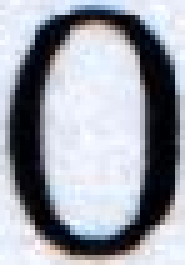
#> input picture train_images/0/part_1980.png, 37 x 53 px (shown 5 times larger)
$ python -i OCRmain.py   (imports and definitions only)   (Python 2 division)
#> lines starting #> are read from the running program, lines starting #| are printed output that depends on the picture; after the words box and inside, x2 and y2 are one past the last pixel; in counts of white or black regions, pixels touching at a corner belong together
#print 9
# -*- coding: utf-8 -*-
"""
Created on Mon Jun 29 11:36:22 2015
Project Malayalam OCR - Lekha
@author: james
"""
import cv2
import glob
import os
import shutil
from random import shuffle
import numpy as np
import itertools
from skimage import morphology

url='../samples/a4_14pt_300dpi.png'
BOX_SIZE = 128
stroke_width = 0
#classifier = cv2.KNearest()
# [1 line that did not run here, left out]
# [25 lines left out: function find_lines, not called in this run]
class Line:
	no_words = 0
	# [34 lines left out: functions __init__, find_words, not called in this run]

class Word:
	no_letters = 0
	def __init__(self,img):
		self.data = img
		self.char_list = find_lettes(img)

# [21 lines left out: function find_lettes, not called in this run]
class Letters:
	ratio = 0
	def __init__(self,char):
		self.data=char
#		self.feature=feature_hu(self.data.copy())
#		self.label=recognize(self.feature)
# [73 lines left out: functions preprocess, character_box, center_box, find_sw, not called in this run]
def find_feature(char):
	return zonewise_hu5(char)
#t_no = 0
def feature_hu(char):
	global kli
	contours, hierarchy = cv2.findContours(char,cv2.RETR_EXTERNAL,cv2.CHAIN_APPROX_SIMPLE)
	moments = [0,0,0,0,0,0]
	if(len(contours)==0):
		return moments
	X = [cv2.contourArea(C) for C in contours]
	t=[i for i in range (0,len(contours))]
	X,t = zip(*sorted(zip(X,t),reverse=True))
	cnt = contours[0]
	# [6 lines of commented-out code are left out]
	mom = cv2.HuMoments(cv2.moments(cnt))
	moments=mom[:-1]
	list = [m[0]for m in moments]
	return list
# [19 lines left out: function feature_hu2, not called in this run]

ter=0
# [29 lines left out: function zonewise_hu, not called in this run]

def zonewise_hu2(img):
	global ter
	contours, hierarchy = cv2.findContours(img.copy(),cv2.RETR_EXTERNAL,cv2.CHAIN_APPROX_SIMPLE)
	X = [cv2.contourArea(C) for C in contours]
	t=[i for i in range (0,len(contours))]
	X,t = zip(*sorted(zip(X,t),reverse=True))
	cnt = contours[t[0]]
	x,y,w,h=cv2.boundingRect(cnt)
	im = img[y-1:y+h+1,x-1:x+w+1]
	cv2.imwrite('zq2nd'+str(ter)+'.png',im)
	hight,width=im.shape
	box = img[0:1,0:1]
	box[0,0]=0
	box = cv2.resize(box,(width,hight))
	img4=[]
	[img4.append(box.copy())for i in range(0,4)]
	i=0
	for i in range (0,hight):
		j=(int)(i*width/hight)
		for k in range(0,width):
			if(k<j):
				img4[0][i,k]=im[i,k]
				img4[0][hight-i-1,k]=im[hight-i-1,k]
			elif(k>width-j):
				img4[2][i,k]=im[i,k]
				img4[2][hight-i-1,k]=im[hight-i-1,k]
			else:
				img4[1][i,k]=im[i,k]
				img4[3][hight-i-1,k]=im[hight-i-1,k]
		if (j>width/2):
			break
	i=0
	for img in img4:
		cv2.imwrite('zq2nd'+str(ter)+'_'+str(i)+'.png',img)
		i+=1
	ter+=1
	feature = []
	for img in img4:
		feature = feature+list(itertools.chain(feature_hu(img)))
	return feature
# [232 lines left out: functions zonewise_hu3, isjunction, isendpoint, zonewise_hu4, zonewise_hu5, zonewise_hu6 and 1 more, not called in this run]
# [1 line not run here, left out]
# [7 lines left out: function recognize, not called in this run]

label_uni = []
# [1 line not run here, left out]
# [165 lines left out: functions label_unicode, train, test, gen_train_sample, temp_feature, temp_fucn and 1 more, not called in this run]
#temp_inv_fucn()
url='../samples/Scans/scew2.jpg'
# [1 line not run here, left out]
# [1 line that did not run here, left out]
# [5 lines that did not run here, left out]
# [1 line that did not run here, left out]
# [1 line not run here, left out]
# [1 line that did not run here, left out]
# [1 line not run here, left out]
# [1 line that did not run here, left out]
# [1 line not run here, left out]
count=0
rotation=[]
# [19 lines not run here, left out]
# [1 line that did not run here, left out]
# [1 line not run here, left out]
# [1 line that did not run here, left out]
# [1 line that did not run here, left out]
# [1 line that did not run here, left out]
# [1 line not run here, left out]
# [187 lines of commented-out code are left out]

>>> import cv2
>>> picture = cv2.imread('train_images/0/part_1980.png', cv2.IMREAD_GRAYSCALE)
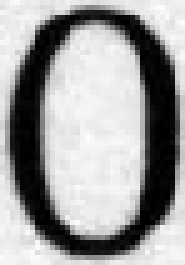
#> picture: shape (53, 37) (shown 5 times larger); min 0, max 253, mean 157.5
>>> result = zonewise_hu2(picture)
#> in zonewise_hu2, `contours, hierarchy = cv2.findContours(img.copy(),cv2.RETR_EXTERNAL,cv..`: contours = [[[0, 0], [0, 52], [36, 52], [36, 0]]]
#> in zonewise_hu2, `X = [cv2.contourArea(C) for C in contours]`: X = [1872]
#> in zonewise_hu2, `t=[i for i in range (0,len(contours))]`: t = [0]
#> in zonewise_hu2, `X,t = zip(*sorted(zip(X,t),reverse=True))`: X = (1872,); t = (0,)
#> in zonewise_hu2, `cnt = contours[t[0]]`: cnt = [[0, 0], [0, 52], [36, 52], [36, 0]]
#> in zonewise_hu2, `x,y,w,h=cv2.boundingRect(cnt)`: x = 0; w = 37; h = 53
#> in zonewise_hu2, `im = img[y-1:y+h+1,x-1:x+w+1]`: im = [239]
#> in zonewise_hu2, `box = img[0:1,0:1]`: box = [234]
#> in zonewise_hu2, `box = cv2.resize(box,(width,hight))`: box = [0]
#> after the loop in zonewise_hu2, `for i in range (0,hight):`: img4 = [[0], [239], [0], [239]]
#> the loop in zonewise_hu2, `for img in img4:` made 4 passes
#> after the loop in zonewise_hu2, `for img in img4:`: i = 4
#> the loop in zonewise_hu2, `for img in img4:` made 4 passes
#> (img, feature) on passes 1, 3: ([0], [0, 0, 0, 0, 0, 0]), ([0], [0, 0, 0, 0, 0, 0, 0, 0, 0, 0, 0, 0, 0, 0, 0, 0, 0, 0])
#> (img, feature) on pass 2: ([239], [0, 0, 0, 0, 0, 0, 0, 0, 0, 0, 0, 0])
#> result = [0, 0, 0, 0, 0, 0, 0, 0, 0, 0, 0, 0, 0, 0, 0, 0, 0, 0, 0, 0, 0, 0, 0, 0]
#> picture: shape (53, 37); 0.05% of pixels changed, all inside (x1, y1, x2, y2) = (0, 0, 1, 1)
